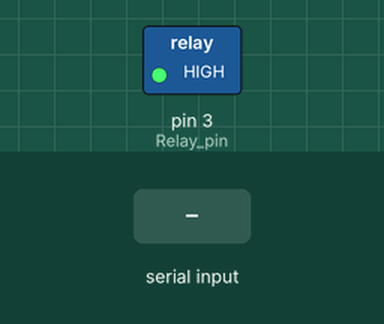
Bench run of a sketch on a simulated Arduino Uno, built with avr-gcc and run on an emulated ATmega328P. On the bench: switched loads named in the sketch (green lamp = pin HIGH). The test bench sets the inputs (shaded band). What the sketch prints to the serial monitor is not drawn.

Above: at 1.2 s.
1.3 s: "1" received over Serial
At 1.8 s:
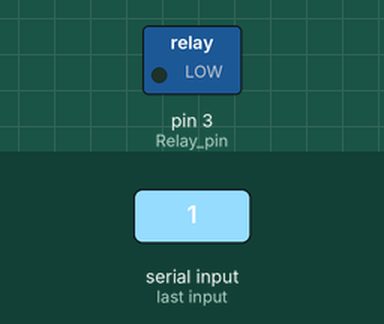
2.8 s: "0" received over Serial
At 4.1 s:
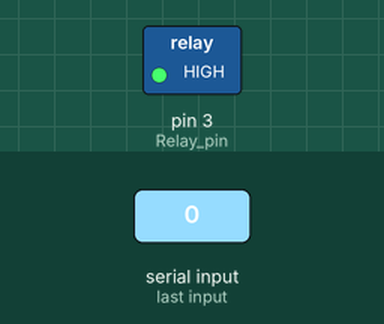
Timing chart, 0 to 5.8 s (numbered marks = the images above; inputs shaded):
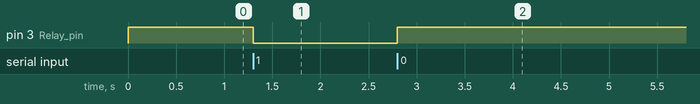

Measured:
- after the input at 1.3 s, pin 3 (Relay_pin): HIGH → LOW at once
- after the input at 2.8 s, pin 3 (Relay_pin): LOW → HIGH at once

The sketch:

Lab06_Part2.ino
```cpp
#define Relay_pin 3
void setup() {
  Serial.begin(9600);
  pinMode(Relay_pin, OUTPUT);
  Serial.println("1/0 test with relay");
  digitalWrite(Relay_pin, HIGH);
}

void loop() {
  if(Serial.available() > 0){
    int inpS = Serial.read();
    switch (inpS){
      case '1':
        digitalWrite(Relay_pin, LOW);
        break;
      case '0':
        digitalWrite(Relay_pin, HIGH);
        break;
    }
  }
}
```
